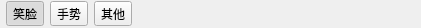
    <widget class="QWidget" name="widget" native="true">
     <property name="minimumSize">
      <size>
       <width>0</width>
       <height>28</height>
      </size>
     </property>
     <property name="maximumSize">
      <size>
       <width>16777215</width>
       <height>28</height>
      </size>
     </property>
     <layout class="QHBoxLayout" name="horizontalLayout">
      <property name="leftMargin">
       <number>6</number>
      </property>
      <property name="topMargin">
       <number>0</number>
      </property>
      <property name="rightMargin">
       <number>6</number>
      </property>
      <property name="bottomMargin">
       <number>0</number>
      </property>
      <item>
       <widget class="QToolButton" name="faceBtn">
        <property name="text">
         <string>笑脸</string>
        </property>
        <property name="checkable">
         <bool>true</bool>
        </property>
        <property name="checked">
         <bool>true</bool>
        </property>
        <property name="autoExclusive">
         <bool>true</bool>
        </property>
       </widget>
      </item>
      <item>
       <widget class="QToolButton" name="handBtn">
        <property name="text">
         <string>手势</string>
        </property>
        <property name="checkable">
         <bool>true</bool>
        </property>
        <property name="autoExclusive">
         <bool>true</bool>
        </property>
       </widget>
      </item>
      <item>
       <widget class="QToolButton" name="otherBtn">
        <property name="text">
         <string>其他</string>
        </property>
        <property name="checkable">
         <bool>true</bool>
        </property>
        <property name="checked">
         <bool>false</bool>
        </property>
        <property name="autoExclusive">
         <bool>true</bool>
        </property>
       </widget>
      </item>
      <item>
       <spacer name="horizontalSpacer">
        <property name="orientation">
         <enum>Qt::Horizontal</enum>
        </property>
        <property name="sizeHint" stdset="0">
         <size>
          <width>283</width>
          <height>20</height>
         </size>
        </property>
       </spacer>
      </item>
     </layout>
    </widget>
